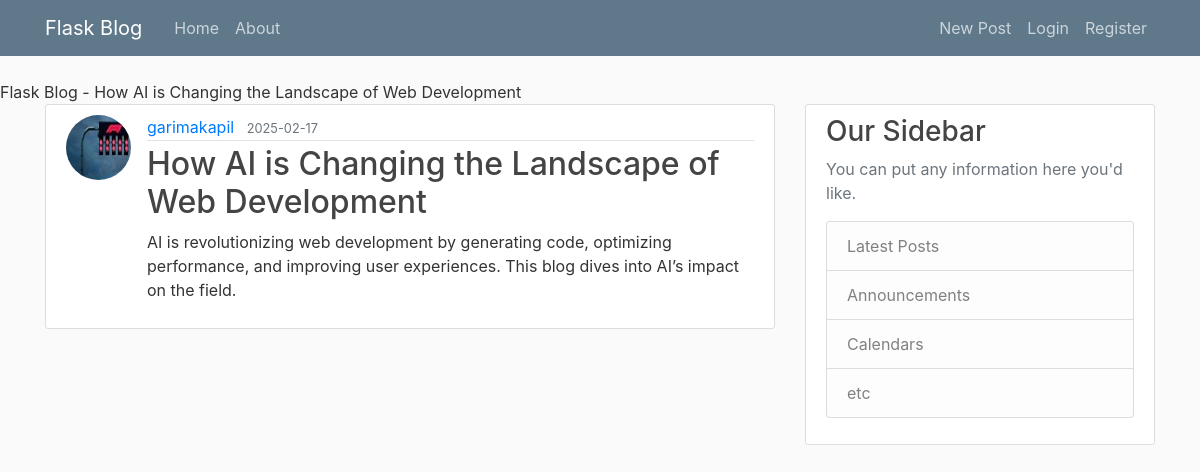
The app's page /post/16 with its own data.
### flaskblog/models.py (models this page shows, shortened)
class Post(db.Model):
    id = db.Column(db.Integer, primary_key=True)
    title = db.Column(db.String(100), nullable=False)
    date_posted = db.Column(db.DateTime, nullable=False, default=lambda: datetime.now(timezone.utc))
    content = db.Column(db.Text, nullable=False)
    user_id = db.Column(db.Integer, db.ForeignKey('user.id'), nullable=False)

class User(db.Model, UserMixin):
    id = db.Column(db.Integer, primary_key=True)
    username = db.Column(db.String(20), unique=True,nullable=False)
    email = db.Column(db.String(120), unique=True,nullable=False)
    image_file = db.Column(db.String(20),nullable=False, default = 'default.jpg')
    password = db.Column(db.String(60),nullable=False)
    posts = db.relationship('Post',backref='author',lazy=True)

### flaskblog/posts/routes.py (the view)
@posts.route("/post/<int:post_id>")
def post(post_id):
    post=Post.query.get_or_404(post_id)
    return render_template('post.html', title=post.title, post=post)

### flaskblog/templates/post.html (shortened to what this page needs)
{% extends "layout.html" %}
{% block content %}
    <article class="media content-section">
        <img class="rounded-circle article-img"
            src="{{ url_for('static', filename='profile_pics/' + post.author.image_file) }}">
        <div class="media-body">
            <div class="article-metadata">
                <a class="mr-2" href="{{ url_for('users.user_post', username=post.author.username) }}">{{ post.author.username }}</a>
                <small class="text-muted">{{ post.date_posted.strftime('%Y-%m-%d') }}</small>
            </div>
            <h2 class="article-title">{{ post.title }}</h2>
            <p class="article-content">{{ post.content }}</p>
        </div>
    </article>
{% endblock %}

### flaskblog/templates/layout.html (shortened to what this page needs)
<!DOCTYPE html>
<html lang="en">
<head>
    <link rel="stylesheet" href="https://cdn.jsdelivr.net/npm/bootstrap@4.4.1/dist/css/bootstrap.min.css">
    <link rel="stylesheet" type="text/css" href="{{url_for('static',filename='main.css')}}"
    {% if title %}
        <title>Flask Blog - {{ title }}</title>
    {% else %}
        <title>Flask Blog</title>
    {% endif %}
</head>
<body>
    <header class="site-header">
        <nav class="navbar navbar-expand-md navbar-dark bg-steel fixed-top">
          <div class="container">
            <a class="navbar-brand mr-4" href="/">Flask Blog</a>
            <div class="collapse navbar-collapse" id="navbarToggle">
              <div class="navbar-nav mr-auto">
                <a class="nav-item nav-link" href="{{ url_for('main.home') }}">Home</a>
                <a class="nav-item nav-link" href="{{ url_for('main.about') }}">About</a>
              </div>
              <div class="navbar-nav">
                <a class="nav-item nav-link" href="{{ url_for('posts.new_post') }}">New Post</a>
                {% if current_user.is_authenticated %}
                <a class="nav-item nav-link" href="{{ url_for('users.logout') }}">Logout</a>
                <a class="nav-item nav-link" href="{{ url_for('users.account') }}">Account</a>
                {% else %}
                <a class="nav-item nav-link" href="{{ url_for('users.login') }}">Login</a>
                <a class="nav-item nav-link" href="{{ url_for('users.register') }}">Register</a>
                {% endif %}
              </div>
            </div>
          </div>
        </nav>
      </header>
      <main role="main" class="container">
        <div class="row">
          <div class="col-md-8">
            {% block content %}{% endblock %}
          </div>
          <div class="col-md-4">
            <div class="content-section">
              <h3>Our Sidebar</h3>
              <p class='text-muted'>You can put any information here you'd like.
                <ul class="list-group">
                  <li class="list-group-item list-group-item-light">Latest Posts</li>
                  <li class="list-group-item list-group-item-light">Announcements</li>
                  <li class="list-group-item list-group-item-light">Calendars</li>
                  <li class="list-group-item list-group-item-light">etc</li>
                </ul>
              </p>
            </div>
          </div>
        </div>
      </main>
</body>
</body>
</html>

### flaskblog/static/main.css (style rules this page uses)
body { background: #fafafa; color: #333333; margin-top: 5rem; }
h1, h2, h3, h4, h5, h6 { color: #444444; }
.bg-steel { background-color: #5f788a; }
.site-header .navbar-nav .nav-link { color: #cbd5db; }
.content-section { background: #ffffff; padding: 10px 20px; border: 1px solid #dddddd; border-radius: 3px; margin-bottom: 20px; }
.article-title { color: #444444; }
.article-content { white-space: pre-line; }
.article-img { height: 65px; width: 65px; margin-right: 16px; }
.article-metadata { padding-bottom: 1px; margin-bottom: 4px; border-bottom: 1px solid #e3e3e3 }

### records on screen
Post: title "How AI is Changing the Landscape of Web Development", date_posted "2025-02-17", content "AI is revolutionizing web development by generating code, optimizing performance, and improving user experiences. This blog dives into AI’s impact on the field."
User: image_file (picture), author.username "garimakapil"
